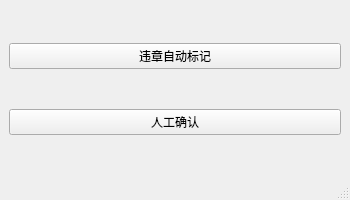
<?xml version="1.0" encoding="UTF-8"?>
<ui version="4.0">
 <class>index</class>
 <widget class="QMainWindow" name="index">
  <property name="geometry">
   <rect>
    <x>0</x>
    <y>0</y>
    <width>350</width>
    <height>200</height>
   </rect>
  </property>
  <property name="maximumSize">
   <size>
    <width>350</width>
    <height>200</height>
   </size>
  </property>
  <property name="windowTitle">
   <string>视频标记</string>
  </property>
  <widget class="QWidget" name="centralwidget">
   <layout class="QVBoxLayout" name="verticalLayout">
    <item>
     <widget class="QPushButton" name="btn_auto">
      <property name="text">
       <string>违章自动标记</string>
      </property>
     </widget>
    </item>
    <item>
     <widget class="QPushButton" name="btn_manual">
      <property name="text">
       <string>人工确认</string>
      </property>
     </widget>
    </item>
   </layout>
  </widget>
  <widget class="QStatusBar" name="statusbar"/>
  <widget class="QMenuBar" name="menubar">
   <property name="geometry">
    <rect>
     <x>0</x>
     <y>0</y>
     <width>350</width>
     <height>18</height>
    </rect>
   </property>
  </widget>
 </widget>
 <resources/>
 <connections/>
</ui>
